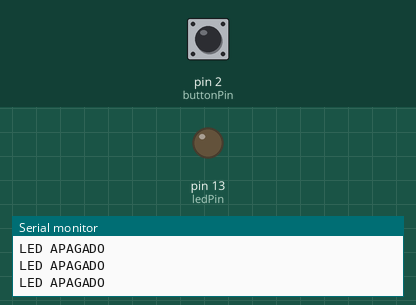
Simulated run of this sketch. Board: Arduino Uno, built with avr-gcc and run on an emulated ATmega328P. Parts: output pins drawn as LEDs (lit = HIGH), the last lines printed to the serial monitor. Inputs (shaded band) come from the test bench; at power-on: pin 2 (buttonPin) LOW.

Above: at 1.2 s.
1.3 s: pin 2 (buttonPin) pulled HIGH for 0.15 s
At 1.39 s:
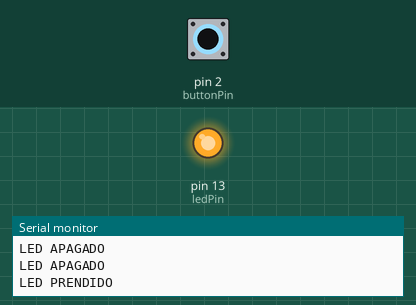
2.9 s: pin 2 (buttonPin) pulled HIGH for 1 s
At 3.7 s:
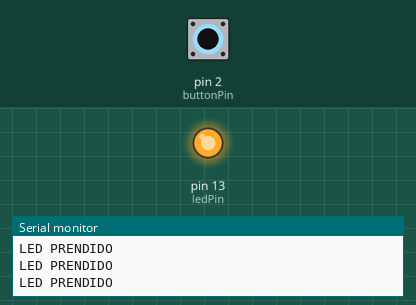
Timing chart, 0 to 5.9 s (numbered marks = the images above; inputs shaded):
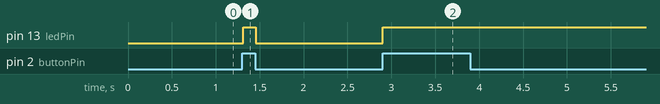

Measured:
- after the input at 1.3 s, pin 13 (ledPin): LOW → HIGH at once, → LOW 0.15 s later
- after the input at 2.9 s, pin 13 (ledPin): LOW → HIGH at once

The sketch:

06_Pulsador_LED_Variables_UART_Tx.ino
```cpp
const int buttonPin = 2;
const int ledPin =  13;
int i = 0;
int buttonState,next = 0;

void setup() {
  pinMode(ledPin, OUTPUT);
  pinMode(buttonPin, INPUT);


   Serial.begin(9600);
   Serial.println("HOLA MUNDO!");
}

void loop() {
  buttonState = digitalRead(buttonPin);
  if (i<20)
  {

    if (buttonState == HIGH)
    {
      digitalWrite(ledPin, HIGH);
      Serial.println("LED PRENDIDO");
      i++;
    } else
    {
      digitalWrite(ledPin, LOW);
      Serial.println("LED APAGADO");
      i=0;
    }
  }

}
```
